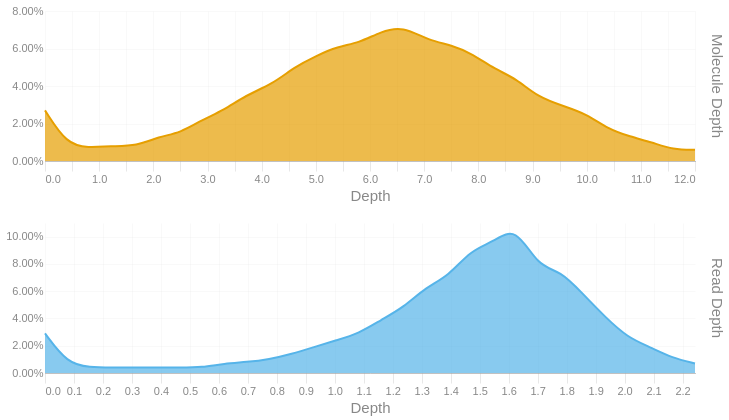

Here is the notebook cell this chart was saved with:
### Code cell
readdep = depth_hist(tb['Read Depth'], q99, 3)
readdep = readdep.with_columns(pl.lit('Read Depth').alias('Metric'))
if not SKIPLR:
    moldep = depth_hist(tb['Molecule Depth'], mol_q99, 1)
    moldep = moldep.with_columns(pl.lit('Molecule Depth').alias('Metric'))
    _hist = pl.concat([readdep, moldep])
    _hist = _hist.filter(pl.col('Proportion') != 0)
    with SafeRender(_hist):
        (
            alt.Chart(_hist)        
            .mark_area(interpolate = "basis")
            .encode(
                x=alt.X('Bin:Q').scale(domainMin=0).axis(alt.Axis(title='Depth')),
                y = alt.Y('Proportion:Q', title = None).axis(format = '.2%'),
                color = alt.Color('Metric:N').legend(None),
                row = alt.Row("Metric:N").header(title = None, labelOrient = 'right'),
                tooltip = [
                    alt.Tooltip("Metric:N", title = "Metric"),
                    alt.Tooltip('Interval:N', title = "Depth Interval"),
                    alt.Tooltip('Proportion:Q', title = "% Alignments").format('.2%')
                ]
            )
            .resolve_scale(x='independent', y='independent')
            .properties(
                height = 150, width = 650,
                usermeta={'embedOptions': {'downloadFileName': f'{samplename}.depth.hist'}}
            )
        ).display()
else:
    readdep = readdep.filter(pl.col('Proportion') != 0)
    with SafeRender(readdep):
        (
            alt.Chart(readdep)        
            .mark_area(interpolate = "basis")
            .encode(
                x=alt.X('Bin:Q').scale(domainMin=0).axis(alt.Axis(title='Depth')),
                y = alt.Y('Proportion:Q', title = None).axis(format = '.2%'),
                tooltip = [
                    alt.Tooltip('Interval:N', title = "Depth Interval"),
                    alt.Tooltip('Proportion:Q', title = "% Alignments").format('.2%')
                ]
            )
            .properties(
                usermeta={'embedOptions': {'downloadFileName': f'{samplename}.depth.hist'}}
            )
        ).display()

### Figure 1 — Vega-Lite specification as saved in the notebook (floating-point values rounded to 4 significant figures)
{"width": 650, "height": 150, "config": {"title": {"anchor": "start", "dy": -15, "fontSize": 18, "color": "#888888", "subtitleColor": "#888888", "subtitleFontSize": 14}, "arc": {"fill": "#0072B2"}, "axis": {"domainColor": "#888888", "domainWidth": 0.5, "gridWidth": 0.2, "grid": false, "titleFontWeight": 400, "titleFontSize": 15, "labelFontSize": 11, "labelColor": "#888888", "tickColor": "#888888", "tickWidth": 0.2, "titleColor": "#888888"}, "axisBand": {"grid": false}, "axisX": {"grid": true, "tickSize": 10, "domainCap": "round"}, "axisY": {"domain": false, "grid": true, "tickSize": 0, "domainCap": "round"}, "background": "transparent", "header": {"labelFontSize": 15, "labelColor": "#888888", "titleFontSize": 15, "titleFontWeight": 600, "titleColor": "#888888"}, "legend": {"labelFont": "sans-serif", "labelFontSize": 12, "labelColor": "#888888", "symbolSize": 100, "symbolType": "circle", "titleFontSize": 12, "titlePadding": 10, "titleColor": "#888888", "title": null}, "range": {"category": ["#E69F00", "#56B4E9", "#009E73", "#F0E442", "#0072B2", "#D55E00", "#CC79A7", "#000000"], "diverging": ["#cfe8f3", "#a2d4ec", "#73bfe2", "#46abdb", "#1696d2", "#12719e"]}, "area": {"fill": "#0072B2", "fillOpacity": 0.7, "line": true, "strokeOpacity": 0.7}, "line": {"color": "#0072B2", "stroke": "#0072B2", "strokeWidth": 2}, "trail": {"color": "#0072B2", "stroke": "#0072B2", "strokeWidth": 0, "size": 1}, "point": {"filled": true, "fillOpacity": 1.0, "size": 95}, "text": {"color": "#888888", "fontSize": 11, "align": "right", "fontWeight": 400, "size": 11}, "bar": {"fill": "#0072B2", "stroke": null}, "view": {"stroke": null, "continuousWidth": 660, "continuousHeight": 400}}, "data": {"name": "data-1f7d0c26caa3633e66b47c593cc8b260"}, "mark": {"type": "area", "interpolate": "basis"}, "encoding": {"color": {"field": "Metric", "legend": null, "type": "nominal"}, "row": {"field": "Metric", "header": {"title": null, "labelOrient": "right"}, "type": "nominal"}, "tooltip": [{"field": "Metric", "title": "Metric", "type": "nominal"}, {"field": "Interval", "title": "Depth Interval", "type": "nominal"}, {"field": "Proportion", "format": ".2%", "title": "% Alignments", "type": "quantitative"}], "x": {"axis": {"title": "Depth"}, "field": "Bin", "scale": {"domainMin": 0}, "type": "quantitative"}, "y": {"axis": {"format": ".2%"}, "field": "Proportion", "title": null, "type": "quantitative"}}, "resolve": {"scale": {"x": "independent", "y": "independent"}}, "usermeta": {"embedOptions": {"downloadFileName": "S1_Tusket_032.depth.hist"}}, "$schema": "https://vega.github.io/schema/vega-lite/v6.1.0.json", "datasets": {"data-1f7d0c26caa3633e66b47c593cc8b260": [{"Bin": 0.0, "Interval": "0.0-0.077", "Proportion": 0.029, "Metric": "Read Depth"}, {"Bin": 0.077, "Interval": "0.077-0.155", "Proportion": 0.007, "Metric": "Read Depth"}, {"Bin": 0.155, "Interval": "0.155-0.232", "Proportion": 0.004, "Metric": "Read Depth"}, {"Bin": 0.232, "Interval": "0.232-0.309", "Proportion": 0.004, "Metric": "Read Depth"}, {"Bin": 0.309, "Interval": "0.309-0.387", "Proportion": 0.004, "Metric": "Read Depth"}, {"Bin": 0.387, "Interval": "0.387-0.464", "Proportion": 0.004, "Metric": "Read Depth"}, {"Bin": 0.464, "Interval": "0.464-0.541", "Proportion": 0.004, "Metric": "Read Depth"}, {"Bin": 0.541, "Interval": "0.541-0.619", "Proportion": 0.004, "Metric": "Read Depth"}, {"Bin": 0.619, "Interval": "0.619-0.696", "Proportion": 0.007, "Metric": "Read Depth"}, {"Bin": 0.696, "Interval": "0.696-0.773", "Proportion": 0.008, "Metric": "Read Depth"}, {"Bin": 0.773, "Interval": "0.773-0.851", "Proportion": 0.01, "Metric": "Read Depth"}, {"Bin": 0.851, "Interval": "0.851-0.928", "Proportion": 0.014, "Metric": "Read Depth"}, {"Bin": 0.928, "Interval": "0.928-1.005", "Proportion": 0.019, "Metric": "Read Depth"}, {"Bin": 1.005, "Interval": "1.005-1.083", "Proportion": 0.024, "Metric": "Read Depth"}, {"Bin": 1.083, "Interval": "1.083-1.16", "Proportion": 0.029, "Metric": "Read Depth"}, {"Bin": 1.16, "Interval": "1.16-1.237", "Proportion": 0.039, "Metric": "Read Depth"}, {"Bin": 1.237, "Interval": "1.237-1.315", "Proportion": 0.048, "Metric": "Read Depth"}, {"Bin": 1.315, "Interval": "1.315-1.392", "Proportion": 0.063, "Metric": "Read Depth"}, {"Bin": 1.392, "Interval": "1.392-1.469", "Proportion": 0.071, "Metric": "Read Depth"}, {"Bin": 1.469, "Interval": "1.469-1.547", "Proportion": 0.09, "Metric": "Read Depth"}, {"Bin": 1.547, "Interval": "1.547-1.624", "Proportion": 0.096, "Metric": "Read Depth"}, {"Bin": 1.624, "Interval": "1.624-1.701", "Proportion": 0.108, "Metric": "Read Depth"}, {"Bin": 1.701, "Interval": "1.701-1.779", "Proportion": 0.078, "Metric": "Read Depth"}, {"Bin": 1.779, "Interval": "1.779-1.856", "Proportion": 0.075, "Metric": "Read Depth"}, {"Bin": 1.856, "Interval": "1.856-1.933", "Proportion": 0.058, "Metric": "Read Depth"}, {"Bin": 1.933, "Interval": "1.933-2.011", "Proportion": 0.041, "Metric": "Read Depth"}, {"Bin": 2.011, "Interval": "2.011-2.088", "Proportion": 0.026, "Metric": "Read Depth"}, {"Bin": 2.088, "Interval": "2.088-2.165", "Proportion": 0.019, "Metric": "Read Depth"}, {"Bin": 2.165, "Interval": "2.165-2.243", "Proportion": 0.011, "Metric": "Read Depth"}, {"Bin": 2.243, "Interval": "2.243-2.32", "Proportion": 0.007, "Metric": "Read Depth"}, {"Bin": 0.0, "Interval": "0.0-0.4", "Proportion": 0.027, "Metric": "Molecule Depth"}, {"Bin": 0.4, "Interval": "0.4-0.8", "Proportion": 0.009, "Metric": "Molecule Depth"}, {"Bin": 0.8, "Interval": "0.8-1.2", "Proportion": 0.007, "Metric": "Molecule Depth"}, {"Bin": 1.2, "Interval": "1.2-1.7", "Proportion": 0.008, "Metric": "Molecule Depth"}, {"Bin": 1.7, "Interval": "1.7-2.1", "Proportion": 0.008, "Metric": "Molecule Depth"}, {"Bin": 2.1, "Interval": "2.1-2.5", "Proportion": 0.013, "Metric": "Molecule Depth"}, {"Bin": 2.5, "Interval": "2.5-2.9", "Proportion": 0.015, "Metric": "Molecule Depth"}, {"Bin": 2.9, "Interval": "2.9-3.3", "Proportion": 0.022, "Metric": "Molecule Depth"}, {"Bin": 3.3, "Interval": "3.3-3.7", "Proportion": 0.027, "Metric": "Molecule Depth"}, {"Bin": 3.7, "Interval": "3.7-4.2", "Proportion": 0.035, "Metric": "Molecule Depth"}, {"Bin": 4.2, "Interval": "4.2-4.6", "Proportion": 0.041, "Metric": "Molecule Depth"}, {"Bin": 4.6, "Interval": "4.6-5.0", "Proportion": 0.05, "Metric": "Molecule Depth"}, {"Bin": 5.0, "Interval": "5.0-5.4", "Proportion": 0.056, "Metric": "Molecule Depth"}, {"Bin": 5.4, "Interval": "5.4-5.8", "Proportion": 0.061, "Metric": "Molecule Depth"}, {"Bin": 5.8, "Interval": "5.8-6.2", "Proportion": 0.063, "Metric": "Molecule Depth"}, {"Bin": 6.2, "Interval": "6.2-6.6", "Proportion": 0.069, "Metric": "Molecule Depth"}, {"Bin": 6.6, "Interval": "6.6-7.1", "Proportion": 0.072, "Metric": "Molecule Depth"}, {"Bin": 7.1, "Interval": "7.1-7.5", "Proportion": 0.064, "Metric": "Molecule Depth"}, {"Bin": 7.5, "Interval": "7.5-7.9", "Proportion": 0.062, "Metric": "Molecule Depth"}, {"Bin": 7.9, "Interval": "7.9-8.3", "Proportion": 0.057, "Metric": "Molecule Depth"}, {"Bin": 8.3, "Interval": "8.3-8.7", "Proportion": 0.049, "Metric": "Molecule Depth"}, {"Bin": 8.7, "Interval": "8.7-9.1", "Proportion": 0.044, "Metric": "Molecule Depth"}, {"Bin": 9.1, "Interval": "9.1-9.6", "Proportion": 0.034, "Metric": "Molecule Depth"}, {"Bin": 9.6, "Interval": "9.6-10.0", "Proportion": 0.029, "Metric": "Molecule Depth"}, {"Bin": 10.0, "Interval": "10.0-10.4", "Proportion": 0.025, "Metric": "Molecule Depth"}, {"Bin": 10.4, "Interval": "10.4-10.8", "Proportion": 0.017, "Metric": "Molecule Depth"}, {"Bin": 10.8, "Interval": "10.8-11.2", "Proportion": 0.013, "Metric": "Molecule Depth"}, {"Bin": 11.2, "Interval": "11.2-11.6", "Proportion": 0.01, "Metric": "Molecule Depth"}, {"Bin": 11.6, "Interval": "11.6-12.0", "Proportion": 0.006, "Metric": "Molecule Depth"}, {"Bin": 12.0, "Interval": "12.0-12.46", "Proportion": 0.006, "Metric": "Molecule Depth"}]}}
